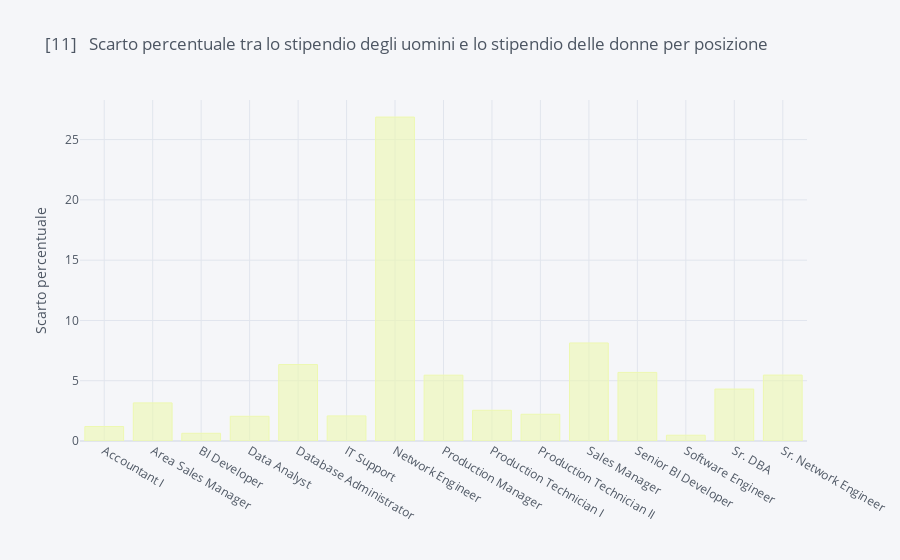

Notebook code for this chart:
### Code cell
df2.iplot(kind="bar", color=colors, title="[11]   Scarto percentuale tra lo stipendio degli uomini e lo stipendio delle donne per posizione", yTitle="Scarto percentuale")

### Figure 1 — Plotly figure (JSON) as saved in the notebook; plotly's stock layout.template omitted (floating-point values rounded to 4 significant figures)
{"data": [{"marker": {"color": "rgba(237, 248, 177, 0.6)", "line": {"color": "rgba(237, 248, 177, 1.0)", "width": 1}}, "name": "Scarto percentuale", "orientation": "v", "text": "", "type": "bar", "x": ["Accountant I", "Area Sales Manager", "BI Developer", "Data Analyst", "Database Administrator", "IT Support", "Network Engineer", "Production Manager", "Production Technician I", "Production Technician II", "Sales Manager", "Senior BI Developer", "Software Engineer", "Sr. DBA", "Sr. Network Engineer"], "y": [1.2, 3.16, 0.64, 2.05, 6.34, 2.08, 26.87, 5.46, 2.55, 2.22, 8.13, 5.69, 0.48, 4.31, 5.47]}], "layout": {"legend": {"bgcolor": "#F5F6F9", "font": {"color": "#4D5663"}}, "paper_bgcolor": "#F5F6F9", "plot_bgcolor": "#F5F6F9", "title": {"font": {"color": "#4D5663"}, "text": "[11]   Scarto percentuale tra lo stipendio degli uomini e lo stipendio delle donne per posizione"}, "xaxis": {"gridcolor": "#E1E5ED", "showgrid": true, "tickfont": {"color": "#4D5663"}, "title": {"font": {"color": "#4D5663"}, "text": ""}, "zerolinecolor": "#E1E5ED"}, "yaxis": {"gridcolor": "#E1E5ED", "showgrid": true, "tickfont": {"color": "#4D5663"}, "title": {"font": {"color": "#4D5663"}, "text": "Scarto percentuale"}, "zerolinecolor": "#E1E5ED"}}}
